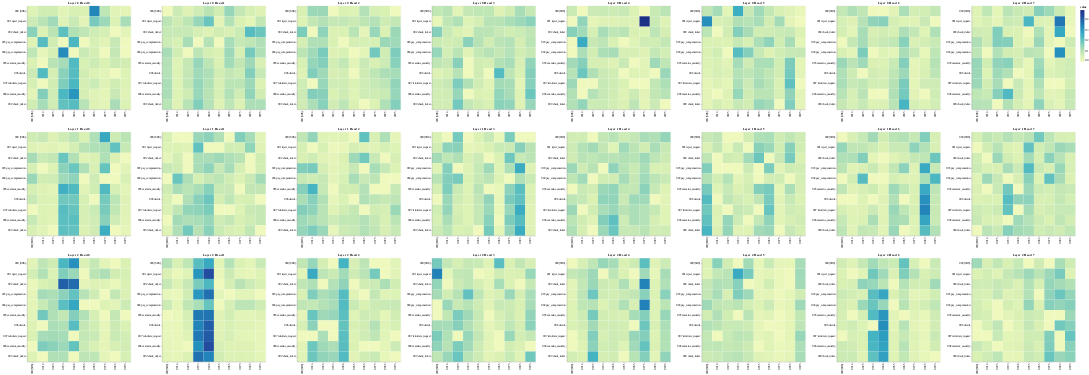

Notebook source saved alongside this figure:
### Code cell
# Display attention maps for cross-attention
get_all_attention_maps("encoder-decoder", layers, heads, encoder_input_tokens, decoder_input_tokens, min(20, sentence_len))
